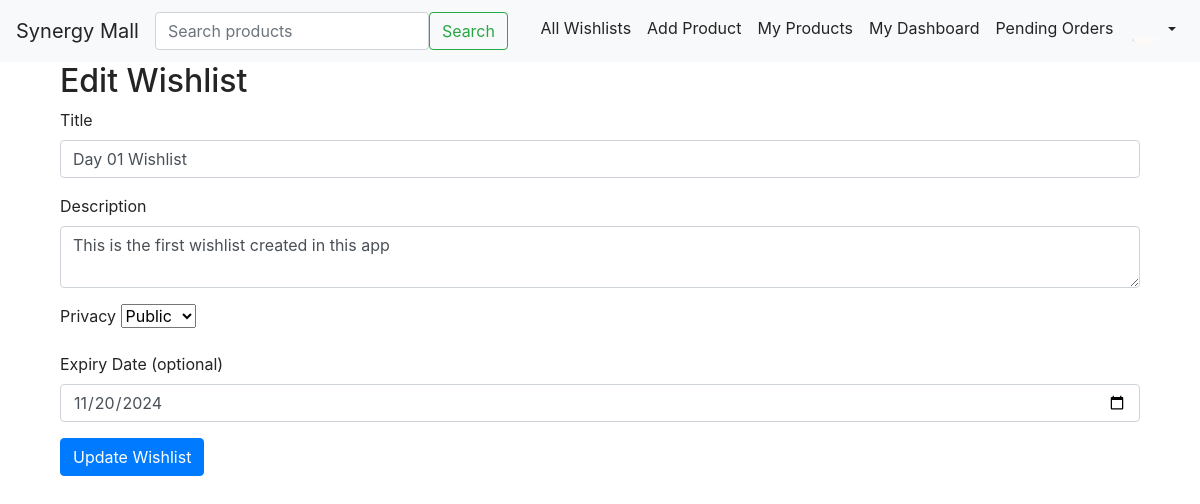
The page /wishlist/1/edit/ (signed in) on the database its author committed.
### users/models.py (models this page shows, shortened)
class User(AbstractBaseUser, PermissionsMixin):
    ROLE_CHOICES = (
        ('vendor', 'Vendor'),
        ('regular', 'RegularUser'),
        ('marketer', 'Marketer'),
        ('manager', 'Manager'),
    )
    username = models.CharField(max_length=50, blank=False, null=False, unique=True)
    email = models.EmailField(unique=True)
    first_name = models.CharField(max_length=50)
    surname = models.CharField(max_length=50)
    other_names = models.CharField(max_length=100, blank=True, null=True)
    phone_number = models.CharField(max_length=15, unique=True)
    profile_picture = models.ImageField(upload_to='profile_pictures/', blank=True, null=True)
    id_document_number = models.CharField(max_length=100, blank=True, null=True)
    id_image = models.ImageField(upload_to='identification_images/', blank=True, null=True)
    default_shipping_address = models.TextField(max_length=400, blank=True, null=True)
    cash = models.DecimalField(max_digits=12, decimal_places=2, default=0.00)  # Wallet/cash balance
    role = models.CharField(max_length=10, choices=ROLE_CHOICES)
    is_active = models.BooleanField(default=True)
    is_staff = models.BooleanField(default=False)
    date_joined = models.DateTimeField(default=timezone.now)
    groups = models.ManyToManyField(
        Group,
        related_name='custom_user_groups',  # Adding related_name
        blank=True,
        help_text='The groups this user belongs to.',
        verbose_name='groups',
    )
    user_permissions = models.ManyToManyField(
        Permission,
        related_name='custom_user_permissions',  # Adding related_name
        blank=True,
        help_text='Specific permissions for this user.',
        verbose_name='user permissions',
    )
    objects = UserManager()
    USERNAME_FIELD = 'email'
    REQUIRED_FIELDS = []

### synergy_mall/models.py (models this page shows, shortened)
class Wishlist(models.Model):
    PRIVACY_CHOICES = [
        ('public', 'Public'),
        ('private', 'Private'),
    ]
    user = models.ForeignKey(settings.AUTH_USER_MODEL, on_delete=models.CASCADE)
    title = models.CharField(max_length=255)
    description = models.TextField(blank=True, null=True)
    privacy = models.CharField(max_length=10, choices=PRIVACY_CHOICES, default='private')
    shareable_link = models.UUIDField(default=uuid.uuid4, editable=False, unique=True)
    expiry_date = models.DateTimeField(blank=True, null=True)
    created_at = models.DateTimeField(auto_now_add=True)
    updated_at = models.DateTimeField(auto_now=True)

### synergy_mall/views.py (the view, shortened to what this page needs)
# urls.py: path('wishlist/<int:wishlist_id>/edit/', views.edit_wishlist, name='edit_wishlist'),
@login_required
def edit_wishlist(request, wishlist_id):
    wishlist_service = WishlistService(request.user)
    wishlist = wishlist_service.get_wishlist(wishlist_id)
    context = {
        'wishlist': wishlist
    }
    return render(request, 'synergy_mall/edit_wishlist.html', context)

### synergy_mall/context_processors.py (called while the page is built)
def cart_item_count(request):
    if request.user.is_authenticated:
        cart_items_count = CartItem.objects.filter(cart__user=request.user).count()
    else:
        session_key = request.session.session_key
        cart_items_count = CartItem.objects.filter(cart__session_key=session_key).count()
    return {'cart_items_count': cart_items_count}

### synergy_mall/wishlist.py (called while the page is built)
    def get_wishlist(self, wishlist_id):
        wishlist = get_object_or_404(Wishlist, id=wishlist_id)
        if wishlist.privacy == 'private' and wishlist.user != self.user:
            raise PermissionDenied("You do not have access to this wishlist.")
        return wishlist

### synergy_mall/templates/synergy_mall/edit_wishlist.html (shortened to what this page needs)
{% extends 'base.html' %}
{% block content %}
<div class="container">
    <h2>Edit Wishlist</h2>
    <form method="POST">
        <div class="mb-3">
            <label for="title" class="form-label">Title</label>
            <input type="text" class="form-control" id="title" name="title" value="{{ wishlist.title }}" required>
        </div>
        <div class="mb-3">
            <label for="description" class="form-label">Description</label>
            <textarea class="form-control" id="description" name="description">{{ wishlist.description }}</textarea>
        </div>
        <div class="mb-3">
            <label for="privacy" class="form-label">Privacy</label>
            <select class="form-select" id="privacy" name="privacy">
                <option value="public" {% if wishlist.privacy == 'public' %}selected{% endif %}>Public</option>
            </select>
        </div>
        <div class="mb-3">
            <label for="expiry_date" class="form-label">Expiry Date (optional)</label>
            <input type="date" class="form-control" id="expiry_date" name="expiry_date" value="{{ wishlist.expiry_date|date:'Y-m-d' }}">
        </div>
        <button type="submit" class="btn btn-primary">Update Wishlist</button>
    </form>
</div>
{% endblock %}

### SYNERGY/templates/base.html (shortened to what this page needs)
<!DOCTYPE html>
<html lang="en">
<head>
    <link href="https://stackpath.bootstrapcdn.com/bootstrap/4.5.2/css/bootstrap.min.css" rel="stylesheet">
    {% load static %}
    <link href="{% static 'css/styles.css' %}" rel="stylesheet">
    <link rel="stylesheet" href="https://cdnjs.cloudflare.com/ajax/libs/font-awesome/6.0.0-beta3/css/all.min.css">
</head>
<body class="theme-light">
    <nav class="navbar navbar-expand-lg">
        <a class="navbar-brand" href="{% url 'index' %}">Synergy Mall</a>
        <form class="d-flex" action="{% url 'search_product' %}" method="GET">
          <input class="form-control me-2" type="search" name="q" placeholder="Search products" aria-label="Search" required>
          <button class="btn btn-outline-success" type="submit">Search</button>
        </form>
        <div class="collapse navbar-collapse" id="navbarNav">
            <ul class="navbar-nav ml-auto">
                <li class="nav-item">
                    <a class="nav-link" href="#">All Wishlists</a>
                </li>
                {% if user.is_authenticated %}
                    {% if request.user.role == 'vendor' %}
                        <li class="nav-item">
                            <a class="nav-link" href="{% url 'add_product' %}">Add Product</a>
                        </li>
                        <li class="nav-item">
                            <a class="nav-link" href="{% url 'product_list' %}">My Products</a>
                        </li>
                        <li class="nav-item">
                            <a class="nav-link" href="#">My Dashboard</a>
                        </li>
                        <li class="nav-item">
                            <a class="nav-link" href="#">Pending Orders</a>
                        </li>
                    {% endif %}
                    <li class="nav-item dropdown">
                        <a class="nav-link dropdown-toggle" href="#" id="navbarDropdown" role="button" data-toggle="dropdown" aria-haspopup="true" aria-expanded="false">
                            {% if user.profile_picture %}
                                <img src="{{ user.profile_picture.url }}" alt="{{ user.username }}'s profile picture" class="rounded-circle" width="30" height="30">
                            {% else %}
                                <img src="{{ STATIC_URL }}/default-profile.svg" alt="Profile Picture" class="rounded-circle" width="30" height="30">
                            {% endif %}
                        </a>
                    </li>
                {% endif %}
            </ul>
        </div>
    </nav>
    <div class="container">
        {% block content %}{% endblock %}
    </div>
</body>
</html>

### static/css/styles.css (style rules this page uses)
body.theme-light { background-color: #ffffff; color: #232424; }
body.theme-light .navbar { background-color: #f8f9fa; color: #232424; }
body.theme-light .navbar .navbar-brand, body.theme-light .navbar .nav-link, body.theme-light .navbar .dropdown-toggle { color: #232424; }

### rows shown on the page
User: profile_picture (picture)
Wishlist: title "Day 01 Wishlist", description "This is the first wishlist created in this app", privacy "Public", expiry_date "11/20/2024"
